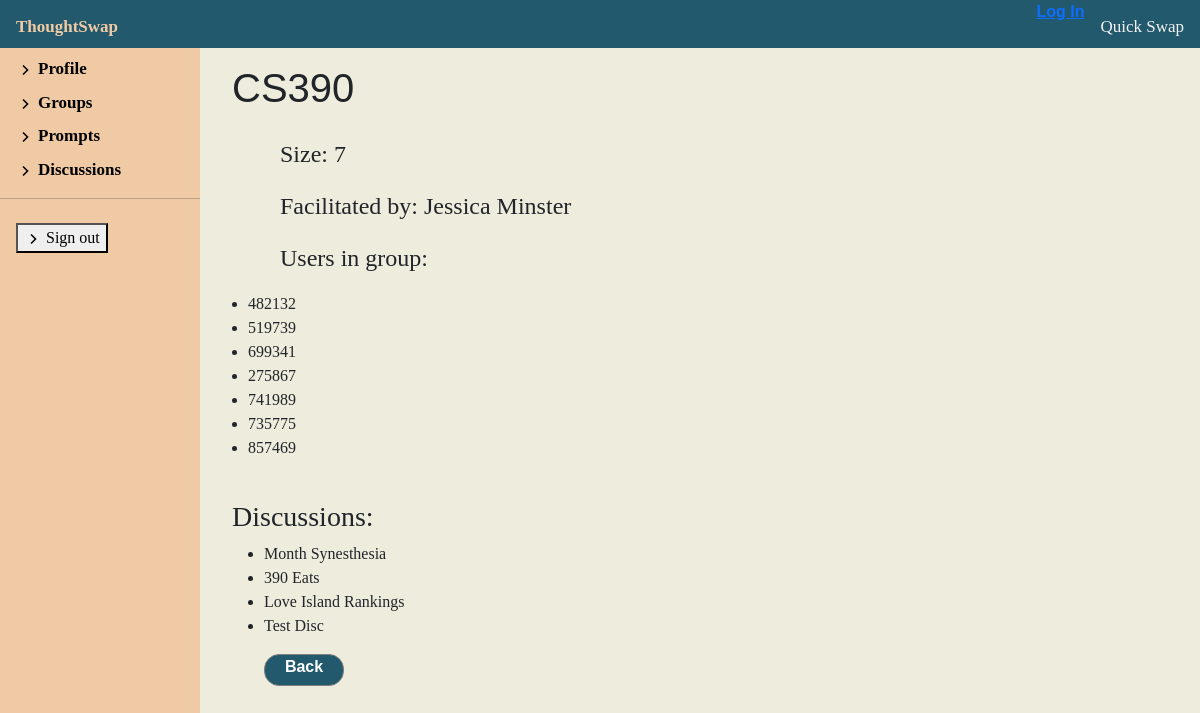
The app's page /discussion/1/view-group/CS390, older data.
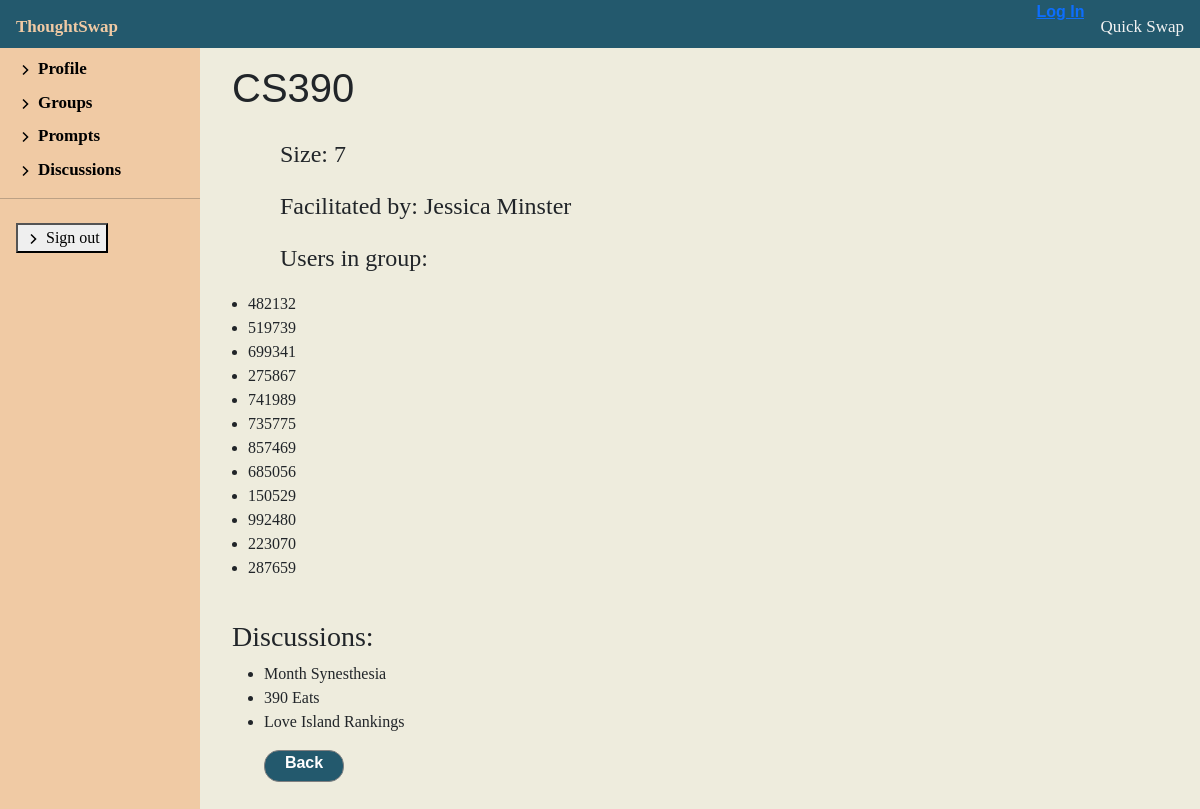
The same page, newer data.
### discussion/models.py (models this page shows, shortened)
class Participant(models.Model):
    username = models.CharField(
        max_length=100, null=False, blank=False)  # This is the anonymous username given to the participant
    group = models.ForeignKey('Group', on_delete=models.SET_NULL, null=True)
    def __str__(self):
        return f'{self.username}'

class Discussion(models.Model):
    code = models.IntegerField(default=0, null=False, blank=False)
    name = models.CharField(max_length=200, default='Discussion')
    group = models.ForeignKey('Group', on_delete=models.SET_NULL, null=True)
    def __str__(self):
        return self.name

### discussion/views.py (the view)
# urls.py: path('<int:pk>/view-group/<str:name>', views.GroupView.as_view(), name='view-group'),
class GroupView(CreateView):
    model = Facilitator
    form_class = GroupModelForm
    template_name = 'discussion/profile/group_detail.html'
    def get_context_data(self, **kwargs):
        context = super(GroupView,
                        self).get_context_data(**kwargs)
        context['facilitator'] = Facilitator.objects.get(
            pk=self.kwargs['pk'])
        context['group'] = get_object_or_404(Group, name=self.kwargs['name'])
        return context

### discussion/models.py (called while the page is built)
    def __str__(self):
        return f'{self.first_name} {self.last_name}'

### discussion/templates/discussion/profile/group_detail.html
{% extends "discussion/profile/facilitator_profile.html" %}
{% block profileContent %}
<div class="facilitator-profile">
    <h1 class="discussion-header">{{ group.name }}</h1>
    <div class="group-bio">
        <p>Size: {{ group.size }}</p>
        <p>Facilitated by: {{ group.facilitator }}</p>
        <p>Users in group:</p>
        <ul>
            {% for user in group.participant_set.all %}
            <li>{{ user }}</li>
            {% endfor %}
        </ul>
    </div>
    <div class="group-info" id="create-prompt">
        <h3>Discussions: </h3>
        <ul>
            {% for discussion in group.discussion_set.all %}
            {% if discussion.group.name == group.name %}
            <li>{{ discussion }}</li>
            {% endif %}
            {% endfor %}
        </ul>
    </div>
    <a class="back-btn" href="{% url 'facilitator-groups' pk=facilitator.pk %}"> Back</a>
</div>
{% endblock %}

Row changes from the older to the newer data that the page shows:
removed Discussion: name "Test Disc"
now on this page (row edited): Participant: username "685056"
now on this page (row edited): Participant: username "150529"
now on this page (row edited): Participant: username "992480"
added Participant: username "223070"
added Participant: username "287659"
